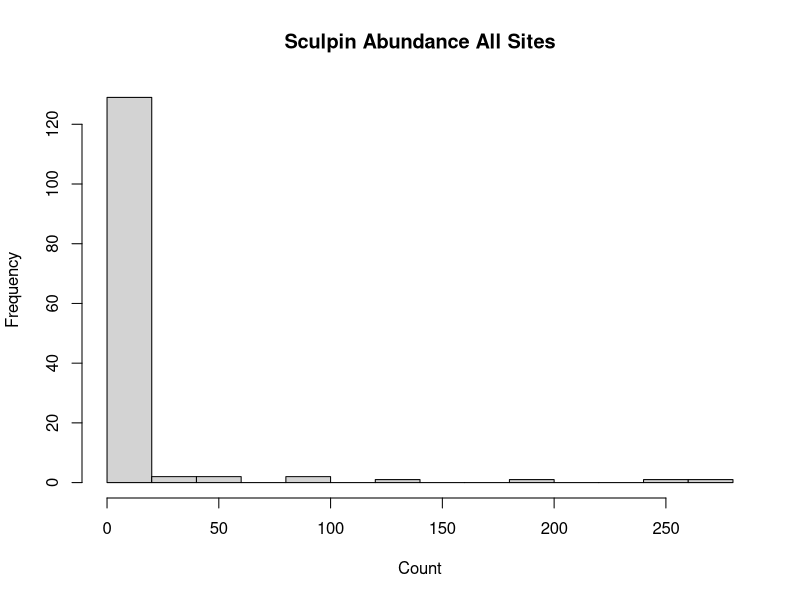
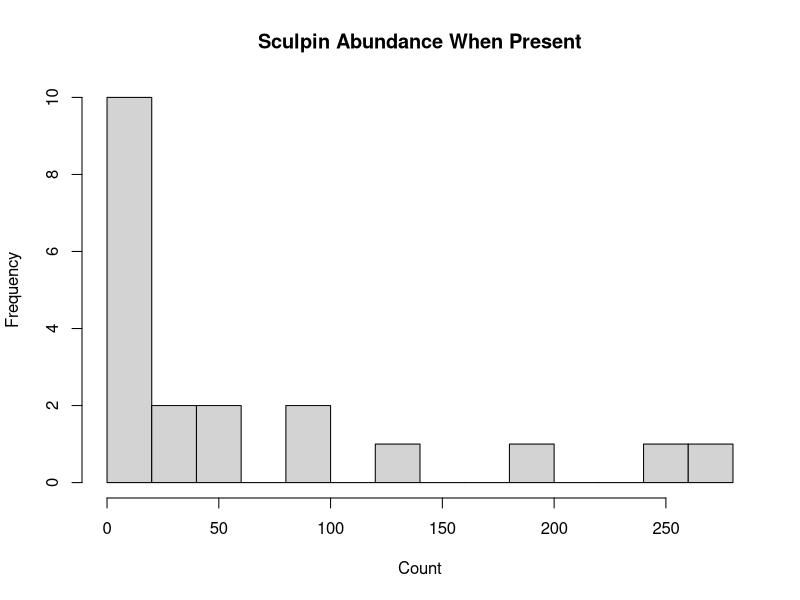
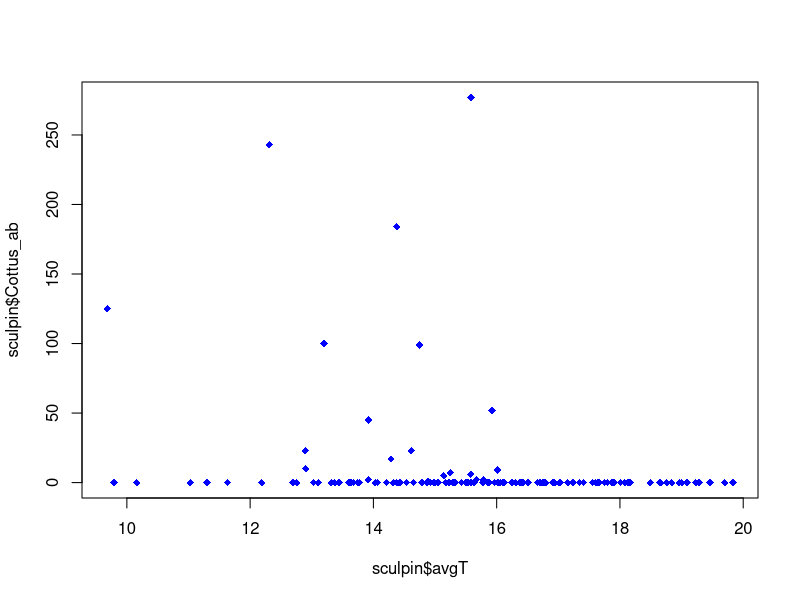
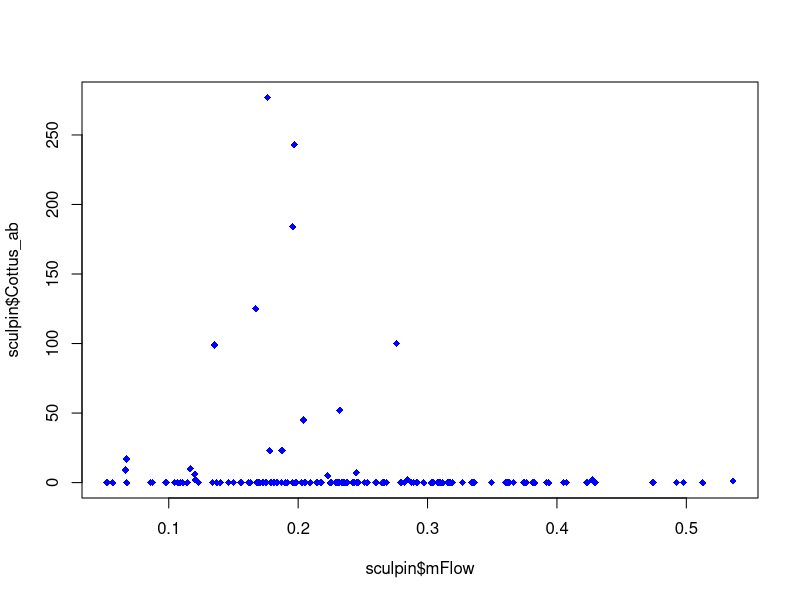
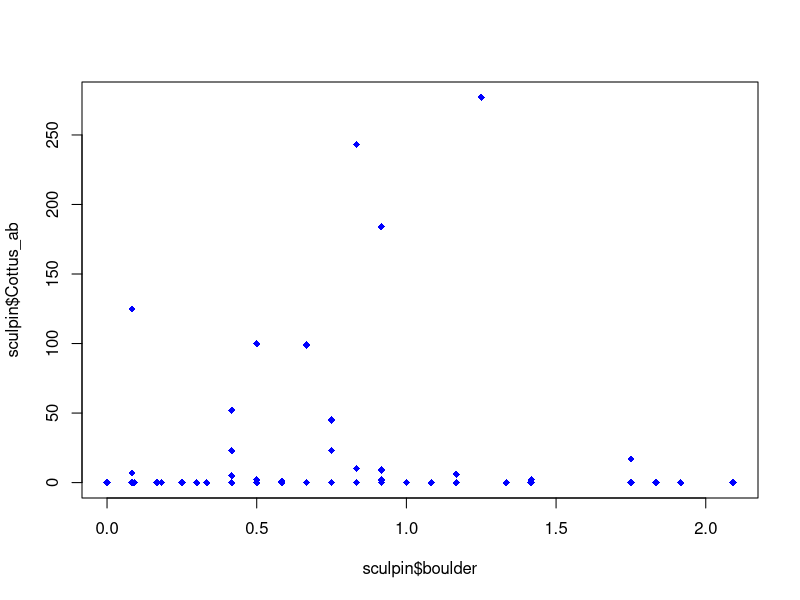
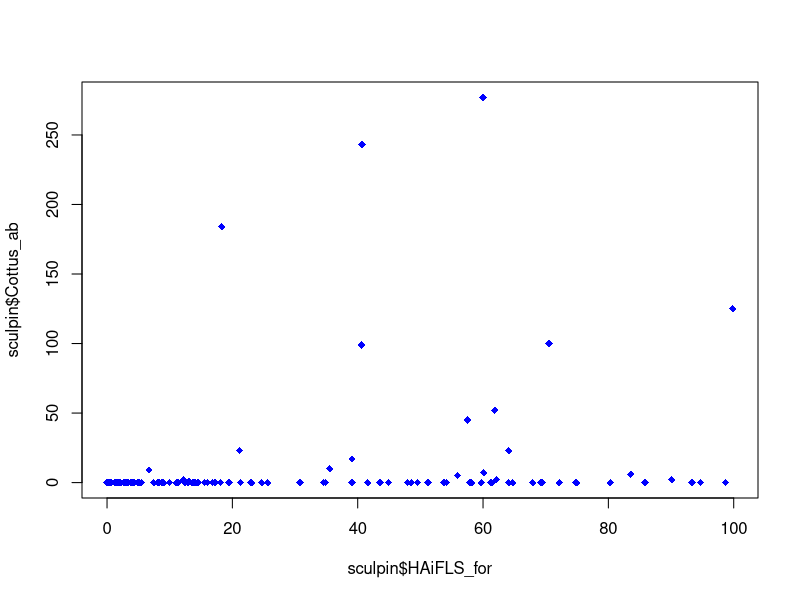
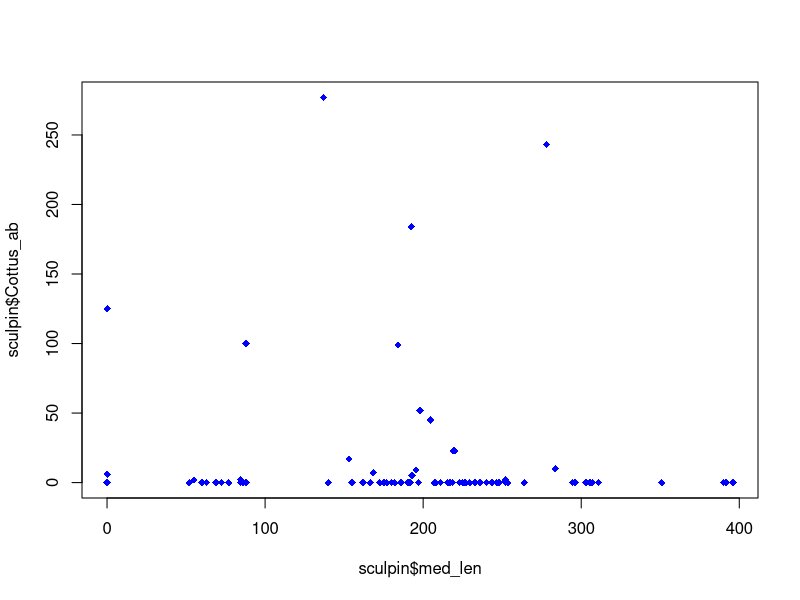
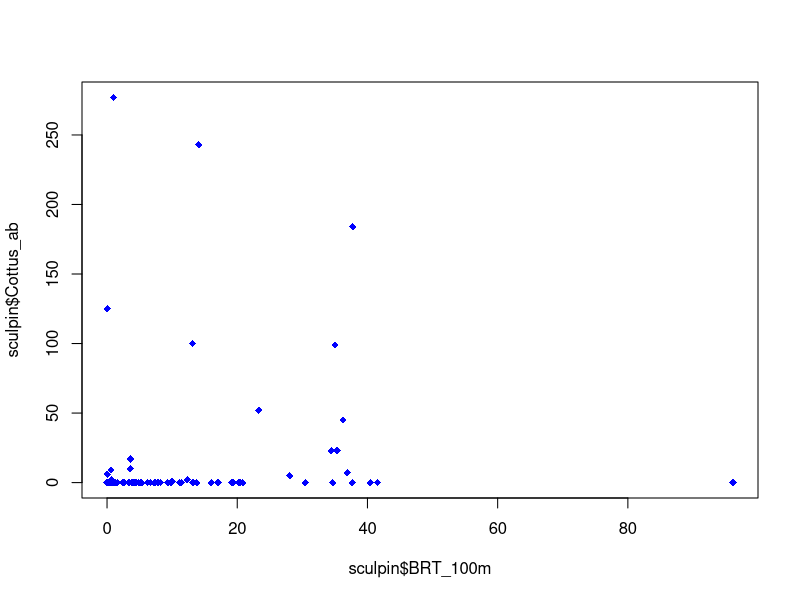

Here is the R script that generated these plots, in order:
#Packages
library(tidyverse)
library(skimr)
library(pscl)
library(boot)

#load
mydat <- read.csv("Data/zeroinfl_data.csv", header = T)

#inspect
skim(mydat)

#-----
#plot response variable
#-----

#sculpin - rarest of the three
hist(mydat$Cottus_ab,
     main = "Sculpin Abundance All Sites",
     xlab = "Count",
     breaks = 10)

#var(mydat$Cottus_ab)

sc.pres <- mydat %>% 
  filter(Cottus_ab > 0) #only sites when present

histinfo<-hist(sc.pres$Cottus_ab,
     main = "Sculpin Abundance When Present",
     xlab = "Count",
     breaks = 10)
histinfo

#mean(sc.pres$Cottus_ab)
#sd.cott.pres <- sd(sc.pres$Cottus_ab)
#var(sc.pres$Cottus_ab)


#plot against predictor variables
sculpin <- mydat %>%
  select(Cottus_ab, avgT, mFlow, boulder, HAiFLS_for, med_len, BRT_100m)

plot(sculpin$avgT, sculpin$Cottus_ab,
     col="blue",
     pch=18)
plot(sculpin$mFlow, sculpin$Cottus_ab,
     col="blue",
     pch=18)
plot(sculpin$boulder, sculpin$Cottus_ab,
     col="blue",
     pch=18)
plot(sculpin$HAiFLS_for, sculpin$Cottus_ab,
     col="blue",
     pch=18)
plot(sculpin$med_len, sculpin$Cottus_ab,
     col="blue",
     pch=18)
plot(sculpin$BRT_100m, sculpin$Cottus_ab,
     col="blue",
     pch=18)


#-----
#longnose dace 
#-----
hist(mydat$LND_ab,
     main = "Longnose Dace Abundance All Sites",
     xlab = "Count",
     breaks = 10)

#var(mydat$LND_ab)

lnd.pres <- mydat %>% 
  filter(LND_ab > 0) #only sites when present

histinfo2<-hist(lnd.pres$LND_ab,
               main = "Longnose Dace Abundance When Present",
               xlab = "Count",
               breaks = 10)
histinfo2

#mean(lnd.pres$LND_ab)
#sd(lnd.pres$LND_ab)
#var(lnd.pres$LND_ab)


#plot against predictor variables
longnose <- mydat %>%
  select(LND_ab, avgT, pctcbbl, elev_m, Area_km2, med_len, BRT_100m)

plot(longnose$avgT, longnose$LND_ab,
     col="blue",
     pch=18)
plot(longnose$pctcbbl, longnose$LND_ab,
     col="blue",
     pch=18)
plot(longnose$elev_m, longnose$LND_ab,
     col="blue",
     pch=18)
plot(longnose$Area_km2, longnose$LND_ab,
     col="blue",
     pch=18)
plot(longnose$med_len, longnose$LND_ab,
     col="blue",
     pch=18)
plot(longnose$BRT_100m, longnose$LND_ab,
     col="blue",
     pch=18)




#-----
#southern redbelly dace 
#-----
hist(mydat$SRD_ab,
     main = "Southern Redbelly Dace Abundance All Sites",
     xlab = "Count",
     breaks = 10)

#var(mydat$SRD_ab)

srd.pres <- mydat %>% 
  filter(SRD_ab > 0) #only sites when present

histinfo3<-hist(srd.pres$SRD_ab,
                main = "Southern Redbelly Dace Abundance When Present",
                xlab = "Count",
                breaks = 10)
histinfo3

#mean(srd.pres$SRD_ab)
#sd(srd.pres$SRD_ab)
#var(srd.pres$SRD_ab)

#plot against predictor variables
redbelly <- mydat %>%
  select(SRD_ab, avgT, pctfines, avdep, med_len, BRT_100m)

plot(redbelly$avgT, redbelly$SRD_ab,
     col="blue",
     pch=18)
plot(redbelly$avdep, redbelly$SRD_ab,
     col="blue",
     pch=18)
plot(redbelly$pctfines, redbelly$SRD_ab,
     col="blue",
     pch=18)
plot(redbelly$med_len, redbelly$SRD_ab,
     col="blue",
     pch=18)
plot(redbelly$BRT_100m, redbelly$SRD_ab,
     col="blue",
     pch=18)

#-----
#Back to Powerpoint
#-----





#######################
#   Zero-infl models
#######################

#-----
# Just Longnose Dace to save time
#-----

#Longnose Dace Count = response, segment length = offset
#zero-inflated negative binomial model 

lnd.full.mod <- zeroinfl(LND_ab ~ avgT+pctcbbl+elev_m+Area_km2+med_len+BRT_100m | 1,
                         data = mydat,
                         dist = "negbin",
                         offset = log(SegLen))
summary(lnd.full.mod)


#-----
#extracting confidence intervals for the parameters

#top model 
dput(round(coef(lnd.full.mod, "count"), 4)) #count process
dput(round(coef(lnd.full.mod, "zero"), 4)) #extra zero process

f <- function(data, i) {
  require(pscl)
  m <- zeroinfl(LND_ab ~ avgT+pctcbbl+elev_m+Area_km2+med_len+BRT_100m | 1,
                data = data[i, ],
                dist = "negbin",
                offset = log(SegLen),
                start = list(count = c(-17.983,1.3192,0.0394,-0.0354,
                                       0.0042,-0.004,-0.044),
                             zero = c(-8.8975)))
  as.vector(t(do.call(rbind, coef(summary(m)))[, 1:2]))
}

set.seed(10)
(res <- boot(mydat, f, R = 1000))

## basic parameter estimates with percentile and bias adjusted CIs
parms <- t(sapply(c(1, 3, 5, 7, 9, 11, 13, 17), function(i) {
  out <- boot.ci(res, index = c(i, i + 1), type = c("perc", "bca"))
  with(out, c(Est = t0, pLL = percent[4], pUL = percent[5],
              bcaLL = bca[4], bcaUL = bca[5]))
}))

## add row names
row.names(parms) <- names(coef(lnd.full.mod))
## print results
parms

## compare with normal based approximation
confint(lnd.full.mod)

## exponentiated parameter estimates with percentile and bias adjusted CIs
expparms <- t(sapply(c(1, 3, 5, 7, 9, 11, 13, 17), function(i) {
  out <- boot.ci(res, index = c(i, i + 1), type = c("perc", "bca"), h = exp)
  with(out, c(Est = t0, pLL = percent[4], pUL = percent[5],
              bcaLL = bca[4], bcaUL = bca[5]))
}))

## add row names
row.names(expparms) <- names(coef(lnd.full.mod))
## print results
expparms


#########################################################################
library(emmeans)
# emmeans on continuous predictors
# See Russ Lenth's long response to this question:
# https://stackoverflow.com/questions/52381434/emmeans-continuous-independant-variable
# Also the "basics" vignette to emmeans

ref_grid(lnd.full.mod) #these are the mean values for all the covariates

#
skim(mydat)

# Plot at quantile values
emmip(lnd.full.mod, BRT_100m~avgT, at = list(avgT = c(9.68,14.4,15.58,16.78,19.83), 
                                              BRT_100m = c(0,7.33,96.14), type = "response"))  +
  theme_bw()+
  theme(panel.grid = element_blank())


# Plot effect of temp only (other covariates at their mean)
temp_rg <- ref_grid(lnd.full.mod, at = list(avgT = mydat$avgT))
temp_val <- temp_rg@grid$avgT
temp_pred <- predict(temp_rg, type = "response")

plot_df_temp <- data.frame(avgT = temp_val, effect = temp_pred)
ggplot(plot_df_temp, aes(x = avgT, y = effect)) + geom_line() +
  xlab("avwid") + ylab("Predicted effect") +
  labs(title = "Predicted effect of mean stream temp on LND Count",
       subtitle = "Other covariates held at their mean values")


# Plot predicted vs observed
lnd.df <- mydat %>%
  select(avgT, pctcbbl, Area_km2, elev_m, med_len, BRT_100m, SegLen)

all_rg <- predict(lnd.full.mod, newdata = lnd.df)# This gives you predictions at your data points

plot_df_compare <- data.frame(obs_value = mydat$LND_ab, estimate = all_rg)
ggplot(data = plot_df_compare, aes(x = estimate, y = obs_value)) + geom_point() +
  xlab("Predicted Count") + ylab("Observed Count")+
  scale_y_continuous(limits = c(0,200))+
  scale_x_continuous(limits = c(0,200))
#The line of points at zero is the zero-inflated part of the model.

ggplot(data = plot_df_compare, aes(x = estimate, y = obs_value)) + geom_point() +
  xlab("Predicted Count") + ylab("Observed Count")


df_outlier <- data.frame(obs_value = mydat$LND_ab,
                         estimate = all_rg,
                         temp = mydat$avgT,
                         cobble = mydat$pctcbbl,
                         area = mydat$Area_km2,
                         elev = mydat$elev_m,
                         length = mydat$med_len,
                         trout = mydat$BRT_100m)

outlier <- df_outlier %>%
  filter(estimate >200) #"ideal" conditions based on relationships observed with covariates

cor(mydat$LND_ab, all_rg) #0.09 -- hm. nice



#########################################################################
lnd.df$estimate <- predict(lnd.full.mod, newdata = lnd.df)# This gives you predictions at your data points
lnd.df$resid <- residuals(lnd.full.mod)

ggplot(lnd.df, aes(x = avgT, y = mydat$LND_ab)) +
  geom_segment(aes(xend = avgT, yend = estimate), alpha = .2) +  # Lines to connect points
  geom_point() +  # Points of actual values
  geom_point(aes(y = estimate), shape = 1, color = "blue") +  # Points of predicted values
  theme_bw()+
  scale_y_continuous(limits = c(0,180))
#########################################################################
